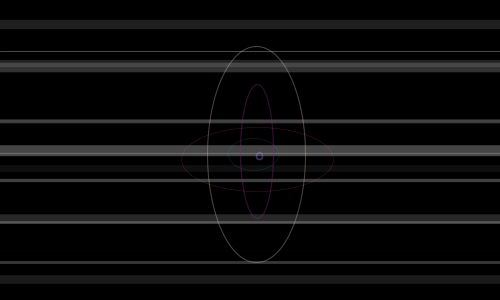
Frame 1 (no input)
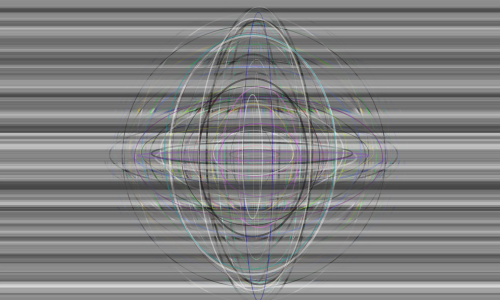
Frame 60 (the mouse pressed at the canvas centre just before this capture)
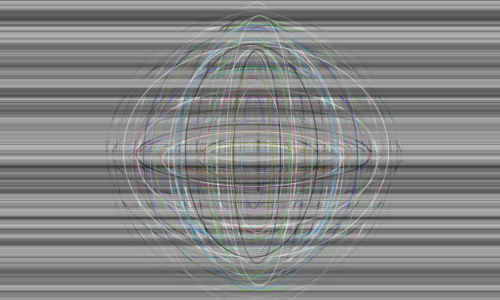
Frame 120 (the mouse held since frame 60 and released just before this capture)

The Processing sketch that drew these frames (run headless with seeded random() and noise(); from frame 60 on, the mouse is pressed at the canvas centre):

// Processing sketch: processing_140601
// ── processing_140601.pde

int num = 15;
int num2 =5;
lines[] l;
ellis[] e; 
float cnt;

//================================= init

void setup() {
  size(500, 300);
  background(0);
  frameRate(60);
  smooth();
  strokeCap(PROJECT);
  cnt = 0;
  fill(0,0);

  l = new lines[num];
  e = new ellis[num];
  for(int i = 0; i<num; i++){l[i]=new lines(i);}
  for(int i = 0; i<num2; i++){e[i]=new ellis(i);}

}

//================================= frame loop

void draw() {
  for(int i = 0; i<num; i++){l[i].update();}
  for(int i = 0; i<num2; i++){e[i].update();}

//  cnt ++ ;
//  if(cnt > frameRate/2){background(0);cnt=0;}
}

//================================= interaction

void mousePressed() { 
//  save("tmp.jpg");
  background(0);
}


//================================= objects

class lines {
  int id;
  
  float x, y;
  int rd, gr, bl, alph;
  
  lines (int num) {
    id = num;
    init();
  }
  
  void init() {
    if ((rd == 0) || (rd == 255)) {
      rd = int(random(255));
      gr = int(random(255));
      bl = int(random(255));
    } else {
      if (rd > 125) {
        rd=255; gr=255; bl=255;
      } else {
        rd=0; gr=0; bl=0;
      }
    }
    alph = int(random(10) + 90);

  }
  
  void update() {
    strokeWeight(random(10));
    stroke(rd,alph);
    y = (random(height)) ;     
    line(0, y, width, y);
  }
}


class ellis {
  int id;
  
  float x, y;
  int rd, gr, bl, alph;
  
  ellis (int num2) {
    id = num2;
    init();
  }
  
  void init() {}
  
  void update() {
    
    if ((rd == 0) || (rd == 255)) {
      rd = int(random(255));
      gr = int(random(255));
      bl = int(random(255));
    } else {
      if (rd > 125) {
        rd=255; gr=255; bl=255;
      } else {
        rd=0; gr=0; bl=0;
      }
    }
    alph = int(random(10) + 90);

    strokeWeight(random(2));
    stroke(rd, gr, bl, alph);
    ellipse(width/2+random(10),height/2+random(10),
    random(height),random(height));
  }
}
